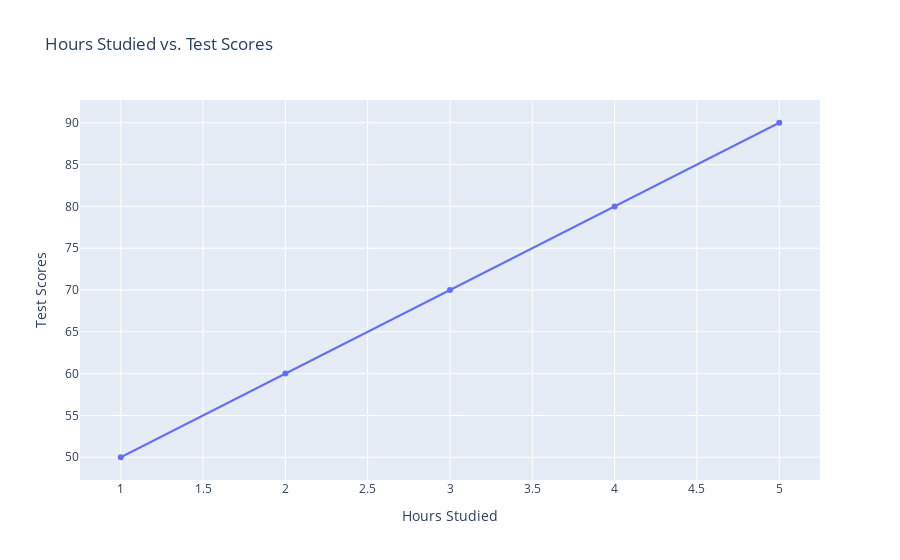

Notebook code cell kept with this figure:
### Code cell
import plotly.express as px
import pandas as pd

data = pd.DataFrame({
    'Hours': [1, 2, 3, 4, 5],
    'Scores': [50, 60, 70, 80, 90]
})

# Interactive scatter plot
fig = px.scatter(data, x='Hours', y='Scores', title='Hours Studied vs. Test Scores', labels={'Hours': 'Hours Studied', 'Scores': 'Test Scores'})

# Add markers + connecting line to visualize trend clearly
fig.update_traces(mode='markers+lines')

# Show interactive plot
fig.show()

### Figure 1 — Plotly figure (JSON) as saved in the notebook; plotly's stock layout.template omitted (floating-point values rounded to 4 significant figures)
{"data": [{"hovertemplate": "Hours Studied=%{x}<br>Test Scores=%{y}<extra></extra>", "legendgroup": "", "marker": {"color": "#636efa", "symbol": "circle"}, "mode": "markers+lines", "name": "", "orientation": "v", "showlegend": false, "type": "scatter", "x": [1, 2, 3, 4, 5], "xaxis": "x", "y": [50, 60, 70, 80, 90], "yaxis": "y"}], "layout": {"legend": {"tracegroupgap": 0}, "title": {"text": "Hours Studied vs. Test Scores"}, "xaxis": {"anchor": "y", "domain": [0, 1], "title": {"text": "Hours Studied"}}, "yaxis": {"anchor": "x", "domain": [0, 1], "title": {"text": "Test Scores"}}}}
